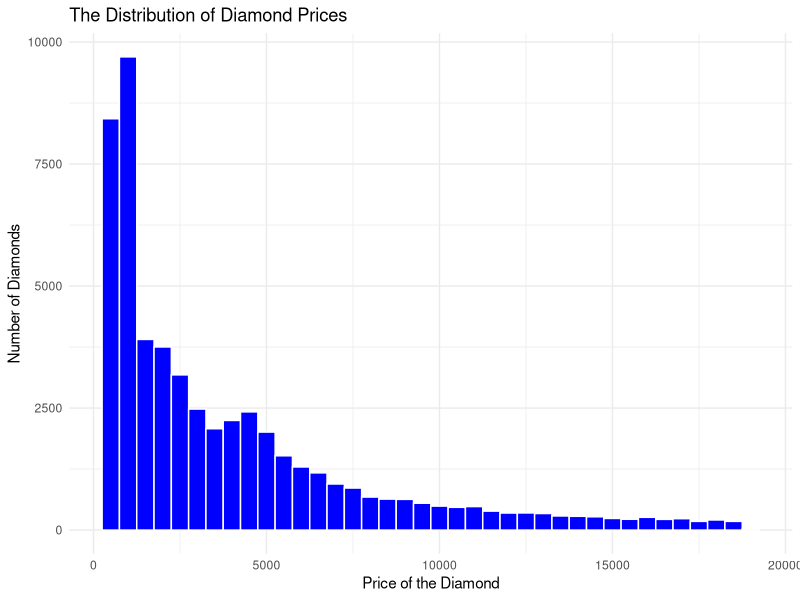
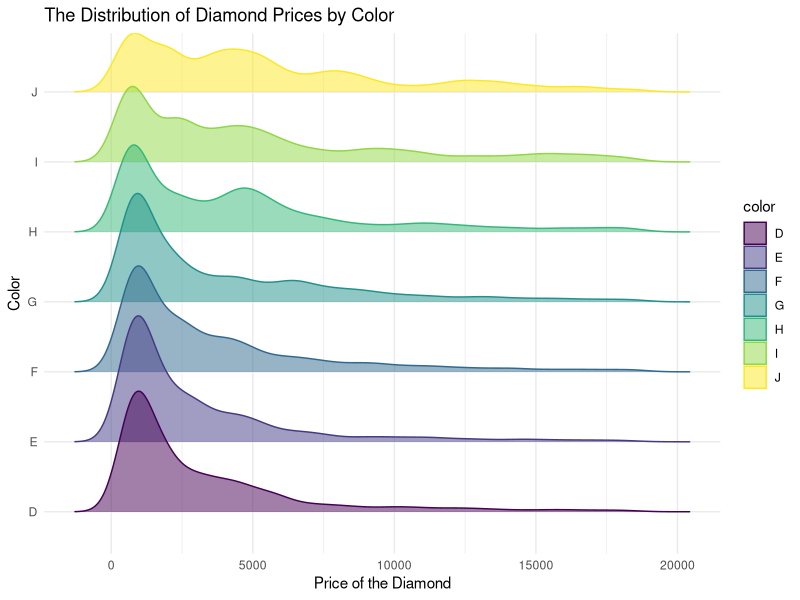

These charts were generated, in order, by the following R code:
## ---- chunk 1
library(tidyverse)
library(skimr)
library(ggridges)
## ---- chunk 2

diamonds %>%
  ggplot(aes(x = price)) +
  geom_histogram(binwidth = 500, fill = "blue", color = "white") +
  labs(title = "The Distribution of Diamond Prices", 
        x = "Price of the Diamond", 
        y = "Number of Diamonds") +
  theme_minimal()

## ---- chunk 3

price_summary_stats <- diamonds %>%
                        summarize(avg = mean(price), 
                                  med = median(price), 
                                  standard_dev = sd(price), 
                                  iqr = IQR(price))
price_summary_stats

## ---- chunk 4

## ---- chunk 5

diamonds %>%
  ggplot(aes(x = price, y = color, fill = color, color = color)) +
  geom_density_ridges(alpha = 0.5) +
  labs(x = "Price of the Diamond", y = "Color", title = "The Distribution of Diamond Prices by Color") +
  theme_minimal()
## ---- chunk 6
price_color_ss <- diamonds %>%
                  group_by(color) %>%
                  summarize(avg = mean(price), 
                            med = median(price), 
                            standard_dev = sd(price), 
                            iqr = IQR(price))
price_color_ss
## ---- chunk 7

## ---- chunk 8
diamonds %>%
  select(carat, depth, price) %>%
  skim()
